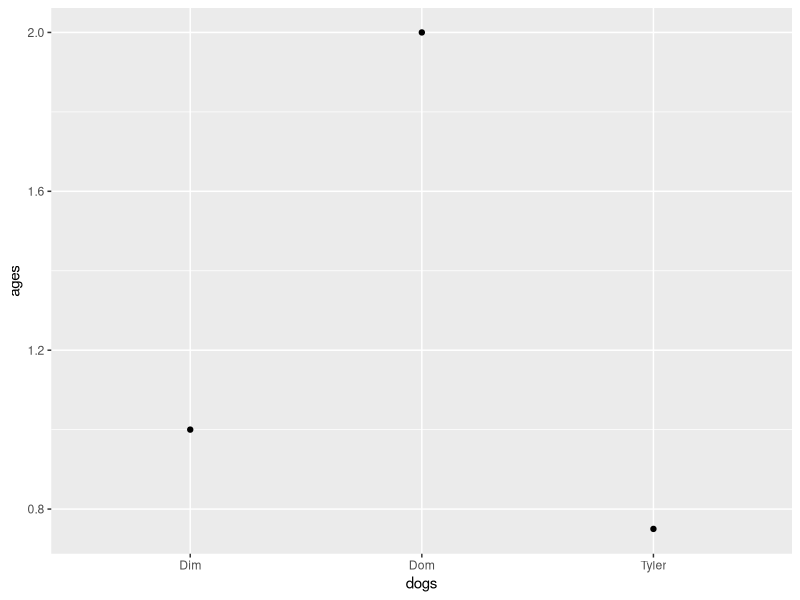

Generate this figure with R:
##Creating Variables
a = 1+4
a <- 10 ##declaring a variable
A <- 89 ##R is sensitive for capital char
a
A
A+A
a+a
A+a
##with numbers
mynumeric <- 0.2 ##always use . for decimal numbers
mynumeric <- 10
##with logical
mylogical <- TRUE
mylogicalF <- FALSE
##with character
mycharacter <- "my story" ##single quote also works for char
mycharacter1 <- 'my story' ##dont use double quotes inside of double quotes, R believes u want to break it


##Creating Factors --> Data type
myfactos <- as.factor("female") ##for statistics or her glutes


##Creating Vectors --> Various datas
vec1 <- c(1,2,3,4,5) ##numeric data are vectos of lenght 1
vec2 <- c(T, F, T, T, T) ##logic vector
vec3 <- c("1", "34", "marina", "statgen", "p") ##character vector
vec4 <- as.factor(c("female", "male", "male", "female", "male"))
vec5 <- c(1, T, "m")
vec5 ## when running, it turns to char
vec6 <- c(1, T, F)
vec6 ##when running it turns to numeric
vec7 <- c(1, 34, 35, 256, 235, 234, 134, 6789)


##Creating Lists --> you can put lists on lists, numbers, vectors...
list(vec1, vec2, vec3)
mylist <- list(vec1, vec2, vec3, 20, list(vec1, vec2, vec3), mean)


##Creating Data frames --> lists with vector with same lenght
data.frame(vec1, vec2, vec3)
data.frame(vec1, vec2)
data.frame(vec2, vec3) ##it is possible to name columns doing data.frame(a=vec1)
data.frame(a=vec1, b=vec2)
data.frame(dogs=c("Dom", "Dim", "Tyler"), ages=c(2, 1, 0.75)) ##u can crate the vectors inside the data frame
df <- data.frame(vec1, vec2, vec3) ##saving data frames
dfdogs <- data.frame(dogs=c("Dom", "Dim", "Tyler"), ages=c(2, 1, 0.75))
View(dfdogs) ##show data frame


##Creating a MATRIX
matrix(vec7, 4,2) ##matrices are created indicating a vector, the number of lines and after the numbers of columns, those need to be multiples of the vector size
mymatrix <- matrix(vec7, 4,2) #the view shows that R saves the matrix following the order of the vector, by first column till reaches the number of lines, then passes for the second column


##Indexing 
##--> R starts indexing in 1, != from C, that starts at 0, all vectors can be indexed
vec2[1]
vec2
1:6 ##creat vector from 1 to 6
vec2[-2] ##every element besides the second one
vec2[1:5] ##shows all of the elements till 5
vec3[c(F, F, F, T, F)] ##shows only the true one
##indexing lists use [[]], you can give names for it
mylist
mylist[[3]] ##double braquets
mylist2 <- list("vector one" = vec1, 
                "vector two" = vec2, vec3, 20, list(vec1, vec2, vec3), mean)
mylist2 ##list with names
names(mylist2)
##mylist2$... :use it to filter the lists in the console

##indexing data frames 
dfdogs
df$vec1
dfdogs$ages
df[[1]]
dfdogs[[1]] ##asking for columns
dfdogs[[2]][3] ##asking for a specifc position inside the column
dfdogs [[1]][1:2]
dfdogs [[1,2]] ##first row second columns
dfdogs [1,] ##first row
dfdogs [c(1,3),] ##creating a vector to acess 2 or more rows

##indexing matrices
mymatrix ##use what come from when you call the matrix to the console
mymatrix[,2]


##FUNCTIONS
newSum <- function(value1, value2) {
  results<- value1+value2
  return(results)
}
newSum(10,20)

newDiv <- function(value1, value2) {
  results<- value1/value2
  return(results)
}
newDiv(10,20) ##all arguments must me separated by commas
newDiv(value2 = 10, value1 = 20)
newDiv

##PACKAGES --> CAN BE SUBMITED TO CRAN, server that keeps all the packages available to any user

install.packages("ggplot2")
library(ggplot2)
ggplot(dfdogs, aes(dogs, ages)) + geom_point()
?ggplot
  
